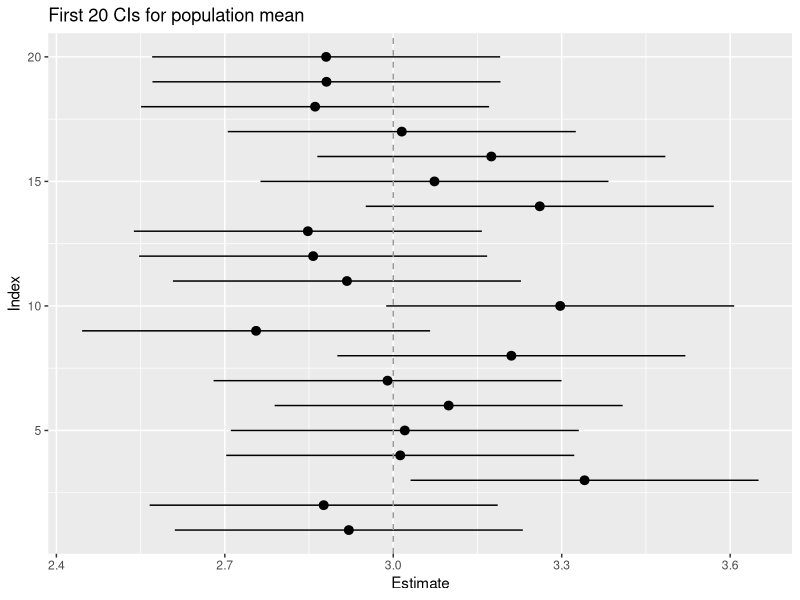

Recreate this plot in R. (Note: this script raises an error after producing the figure.)
## ---- chunk 1

## ---- chunk 2
library(dplyr)
library(ggplot2)
## ---- chunk 3
qnorm(.995)
## ---- chunk 4
myDraws <- rnorm(1000, mean = 3, sd = 5)
xBar <- mean(myDraws)
n <- length(myDraws)
halfWidth <- qnorm(.975)*5/sqrt(n)
(lower <- xBar - halfWidth)
(upper <- xBar + halfWidth)
## ---- chunk 5
set.seed(0)
CIsDF <- data.frame(lower = rep(NA, 5000), upper = rep(NA, 5000))
for (i in 1:nrow(CIsDF)) {
  myDraws <- rnorm(1000, mean = 3, sd = 5)
  xBar <- mean(myDraws)
  n <- length(myDraws)
  halfWidth <- qnorm(.975)*5/sqrt(n)
  CIsDF[i, "lower"] <- xBar - halfWidth
  CIsDF[i, "upper"] <- xBar + halfWidth
}
## ---- chunk 6
CIsDF %>%
  mutate(index = 1:nrow(CIsDF),
         estimate = (lower + upper)/2) %>%
  slice(1:20) %>%
  ggplot(aes(estimate, index)) +
  geom_pointrange(aes(xmin = lower, xmax = upper)) + 
  geom_vline(xintercept = 3, colour = "grey60", linetype = 2) + 
  labs(title = "First 20 CIs for population mean",
    x = "Estimate",
    y = "Index")
## ---- chunk 7
sum(CIsDF$lower <= 3 & CIsDF$upper >= 3)
sum(CIsDF$lower <= 3 & CIsDF$upper >= 3) / nrow(CIsDF)
## ---- chunk 8
set.seed(0)
CIsDF <- data.frame(lower = rep(NA, 5000), upper = rep(NA, 5000))
for (i in 1:nrow(CIsDF)) {
  myDraws <- rnorm(1000, mean = 3, sd = 5)
  xBar <- mean(myDraws)
  n <- length(myDraws)
  halfWidth <- qnorm(.95)*5/sqrt(n)
  CIsDF[i, "lower"] <- xBar - halfWidth
  CIsDF[i, "upper"] <- xBar + halfWidth
}
sum(CIsDF$lower <= 3 & CIsDF$upper >= 3)
sum(CIsDF$lower <= 3 & CIsDF$upper >= 3) / nrow(CIsDF)
## ---- chunk 9
knitr::include_graphics("img/flintdetroit.jpg")
## ---- chunk 10
flint <- readxl::read_excel("./data/Flint-Samples.xlsx", sheet = 1) %>%
  rename("Pb_initial"="Pb Bottle 1 (ppb) - First Draw")
str(flint)
## ---- chunk 11
xBar <- mean(flint$Pb_initial)
sigma2 <- var(flint$Pb_initial)
n <- length(flint$Pb_initial)
halfWidth <- qnorm(.975)*sqrt(sigma2/n)
(lower <- xBar - halfWidth)
(upper <- xBar + halfWidth)
## ---- chunk 12
knitr::include_graphics("img/approval.png")
## ---- chunk 13
qnorm(.975)*sqrt(.5^2/1500)
## ---- chunk 14
flint <- flint %>%
  mutate(Pbover15 = Pb_initial > 15)

pHat <- mean(flint$Pbover15)
var <- pHat*(1 - pHat)/length(flint$Pbover15)
halfWidth <- qnorm(.975)*sqrt(var)
(lower <- pHat - halfWidth)
(upper <- pHat + halfWidth)
